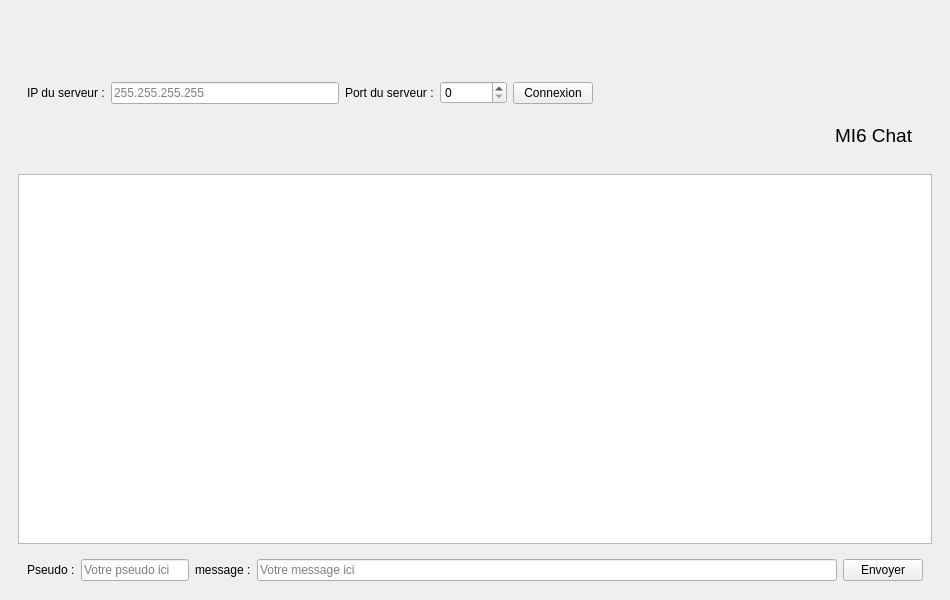
<?xml version="1.0" encoding="UTF-8"?>
<ui version="4.0">
 <class>ClientTcp</class>
 <widget class="QMainWindow" name="ClientTcp">
  <property name="geometry">
   <rect>
    <x>0</x>
    <y>0</y>
    <width>950</width>
    <height>600</height>
   </rect>
  </property>
  <property name="windowTitle">
   <string>ClientTcp</string>
  </property>
  <property name="windowIcon">
   <iconset>
    <normaloff>../../../../Pictures/bulle dialogue 2.jpg</normaloff>../../../../Pictures/bulle dialogue 2.jpg</iconset>
  </property>
  <widget class="QWidget" name="mainwindow1">
   <layout class="QHBoxLayout" name="horizontalLayout">
    <item>
     <widget class="QWidget" name="mainwindow2" native="true">
      <property name="enabled">
       <bool>true</bool>
      </property>
      <property name="toolTipDuration">
       <number>-1</number>
      </property>
      <layout class="QGridLayout" name="gridLayout" rowstretch="0,0,0">
       <item row="0" column="0">
        <widget class="QWidget" name="group_connexion" native="true">
         <property name="maximumSize">
          <size>
           <width>16777215</width>
           <height>150</height>
          </size>
         </property>
         <layout class="QGridLayout" name="gridLayout_2" columnstretch="0,0,0,0,0,0,0,0">
          <item row="0" column="0">
           <widget class="QLabel" name="label_ip">
            <property name="text">
             <string>IP du serveur :</string>
            </property>
           </widget>
          </item>
          <item row="0" column="4">
           <widget class="QPushButton" name="boutonConnexion">
            <property name="text">
             <string>Connexion</string>
            </property>
           </widget>
          </item>
          <item row="0" column="2">
           <widget class="QLabel" name="label_port">
            <property name="text">
             <string>Port du serveur :</string>
            </property>
           </widget>
          </item>
          <item row="0" column="3">
           <widget class="QSpinBox" name="boxPort">
            <property name="maximum">
             <number>100000</number>
            </property>
           </widget>
          </item>
          <item row="0" column="1">
           <widget class="QLineEdit" name="boxIp">
            <property name="placeholderText">
             <string>255.255.255.255</string>
            </property>
           </widget>
          </item>
          <item row="0" column="6">
           <spacer name="horizontalSpacer">
            <property name="orientation">
             <enum>Qt::Horizontal</enum>
            </property>
            <property name="sizeHint" stdset="0">
             <size>
              <width>33</width>
              <height>381</height>
             </size>
            </property>
           </spacer>
          </item>
          <item row="0" column="7">
           <widget class="QWidget" name="group_nom" native="true">
            <property name="maximumSize">
             <size>
              <width>300</width>
              <height>150</height>
             </size>
            </property>
            <layout class="QGridLayout" name="gridLayout_3">
             <item row="0" column="0">
              <widget class="QLabel" name="label_image">
               <property name="maximumSize">
                <size>
                 <width>300</width>
                 <height>100</height>
                </size>
               </property>
               <property name="text">
                <string/>
               </property>
               <property name="pixmap">
                <pixmap>../../../../Pictures/discuter.jpg</pixmap>
               </property>
              </widget>
             </item>
             <item row="1" column="0" alignment="Qt::AlignHCenter">
              <widget class="QLabel" name="label_nom">
               <property name="maximumSize">
                <size>
                 <width>100</width>
                 <height>30</height>
                </size>
               </property>
               <property name="font">
                <font>
                 <family>Arial</family>
                 <pointsize>14</pointsize>
                </font>
               </property>
               <property name="text">
                <string>MI6 Chat</string>
               </property>
              </widget>
             </item>
            </layout>
           </widget>
          </item>
         </layout>
        </widget>
       </item>
       <item row="2" column="0">
        <widget class="QWidget" name="group_message" native="true">
         <layout class="QGridLayout" name="groupe_message" columnstretch="0,0,0,1,0">
          <property name="bottomMargin">
           <number>1</number>
          </property>
          <item row="0" column="0">
           <widget class="QLabel" name="label_pseudo">
            <property name="text">
             <string>Pseudo :</string>
            </property>
           </widget>
          </item>
          <item row="0" column="1">
           <widget class="QLineEdit" name="boxPseudo">
            <property name="text">
             <string/>
            </property>
            <property name="maxLength">
             <number>3640</number>
            </property>
            <property name="placeholderText">
             <string>Votre pseudo ici</string>
            </property>
           </widget>
          </item>
          <item row="0" column="2">
           <widget class="QLabel" name="label_message">
            <property name="text">
             <string>message :</string>
            </property>
           </widget>
          </item>
          <item row="0" column="3">
           <widget class="QLineEdit" name="boxMessage">
            <property name="placeholderText">
             <string>Votre message ici</string>
            </property>
           </widget>
          </item>
          <item row="0" column="4">
           <widget class="QPushButton" name="boutonEnvoyer">
            <property name="text">
             <string>Envoyer</string>
            </property>
           </widget>
          </item>
         </layout>
        </widget>
       </item>
       <item row="1" column="0">
        <widget class="QTextBrowser" name="displayMessage"/>
       </item>
      </layout>
     </widget>
    </item>
   </layout>
  </widget>
 </widget>
 <resources/>
 <connections/>
</ui>
